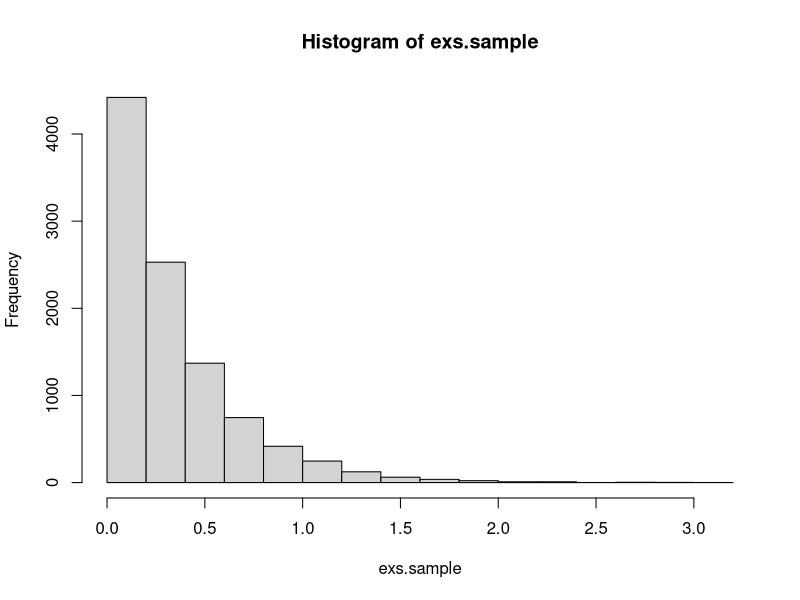
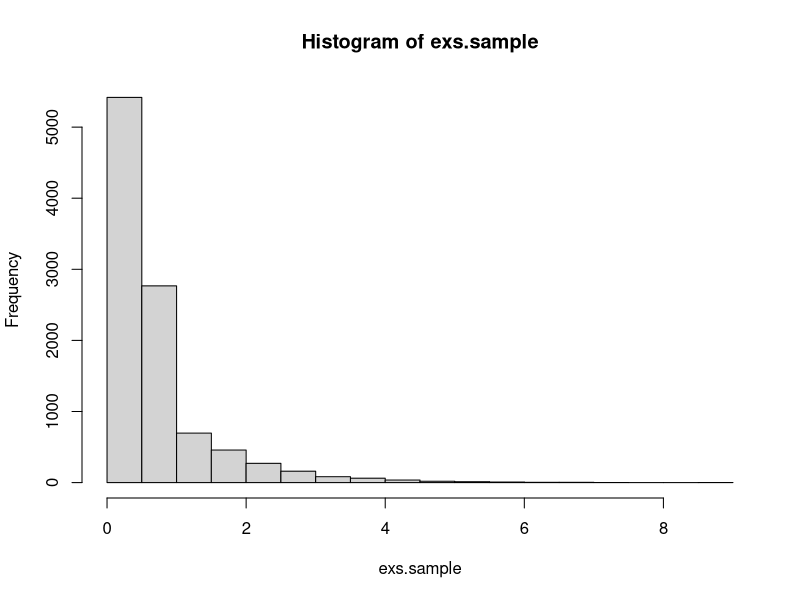
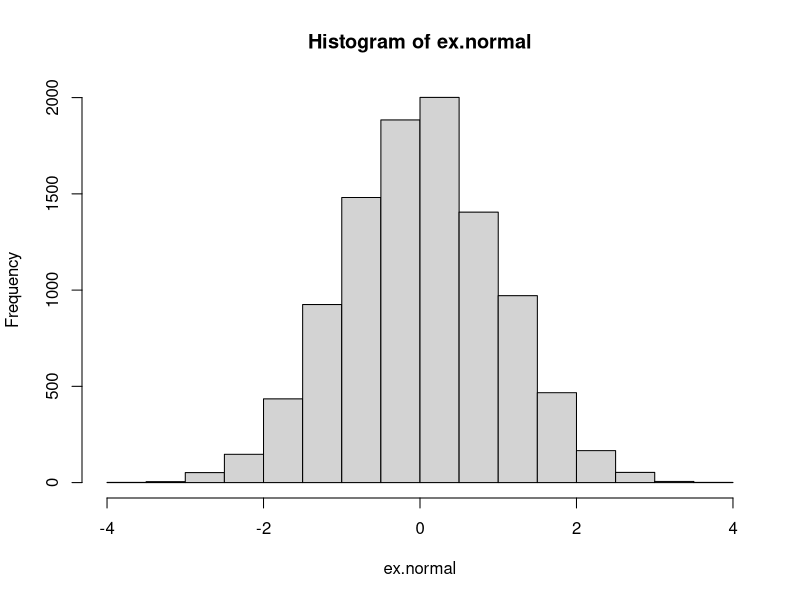
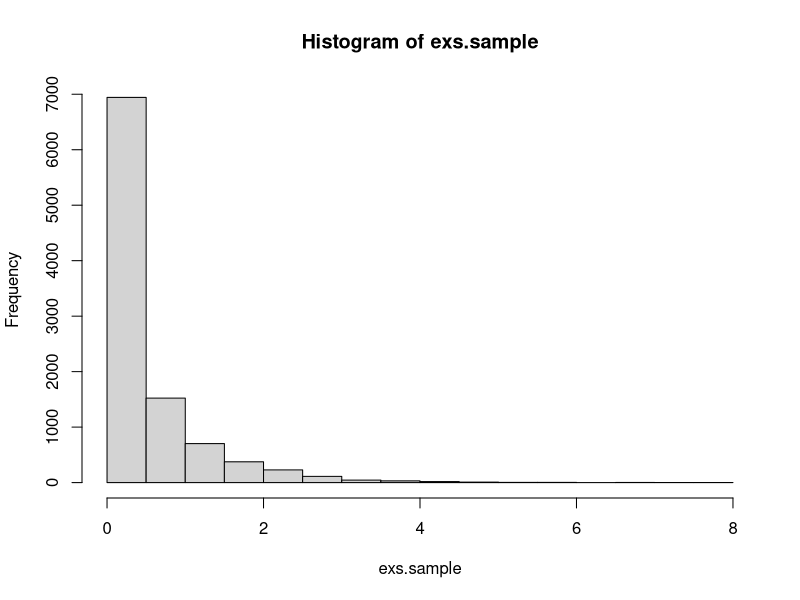
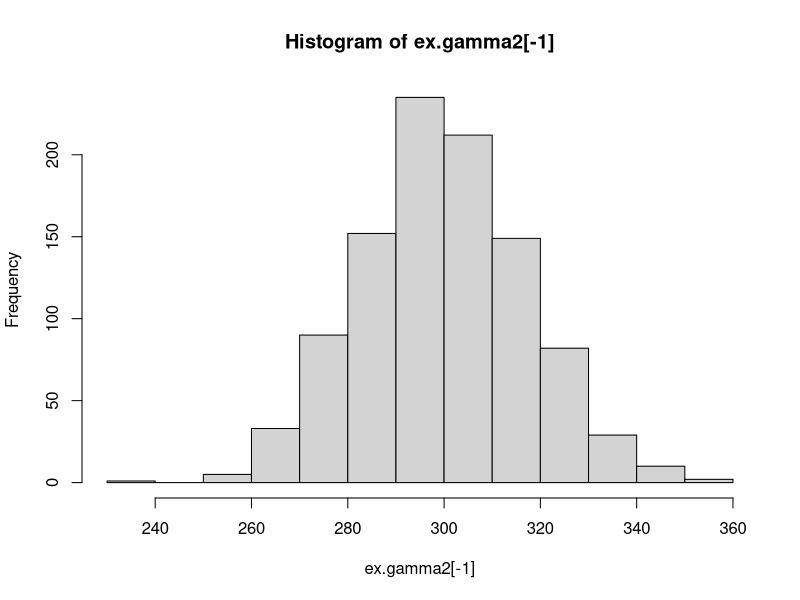
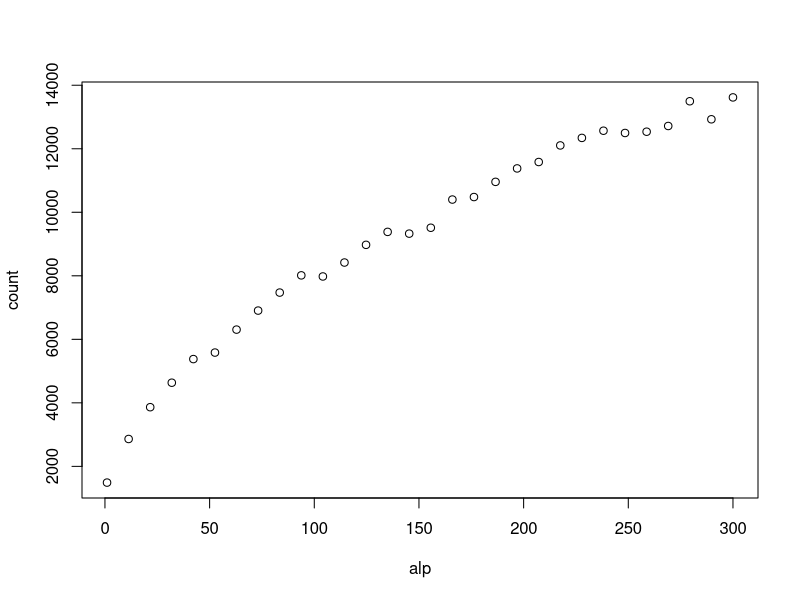
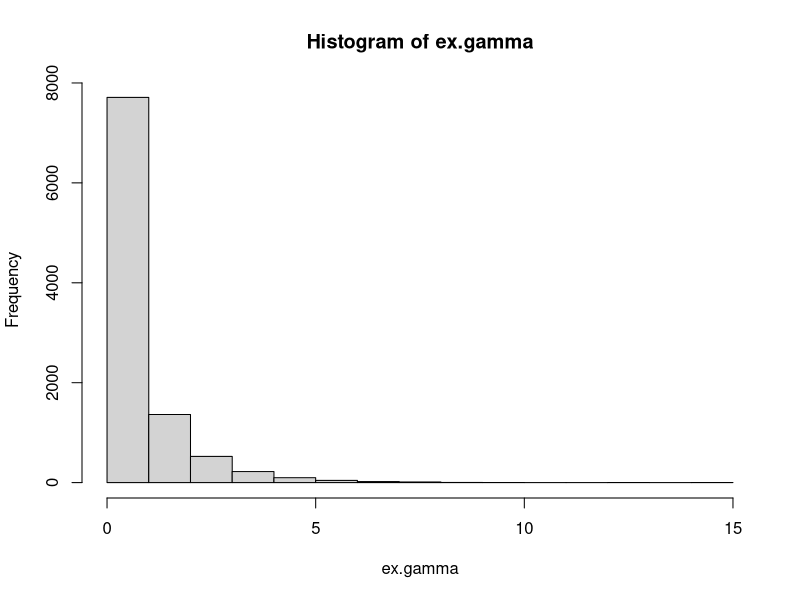
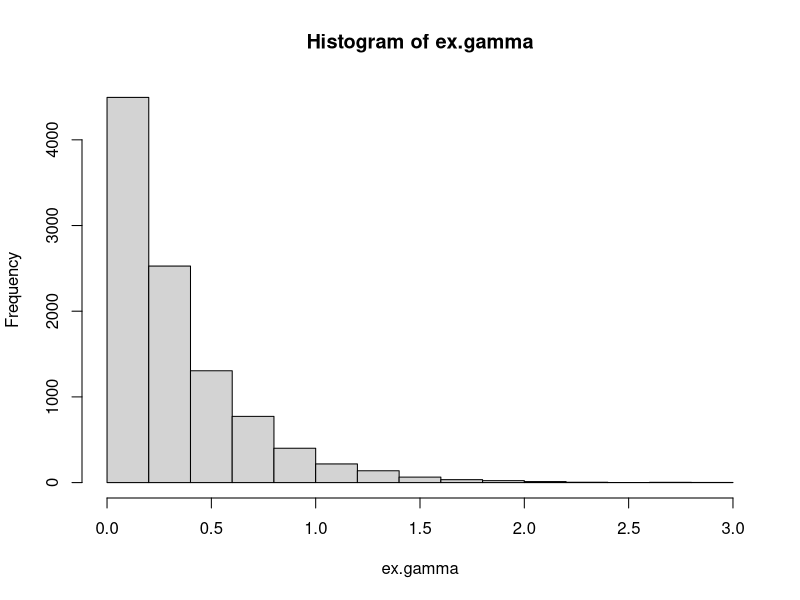

Write R code to recreate these figures, in order.
## ---- chunk 1
knitr::opts_chunk$set(echo = TRUE)
## ---- chunk 2
#This function returns a vector of n independent samples from the exponential distribution with rate parameter lam, generated from the inverse cumulative distribution. 
random.exp <- function(n,lam){
  return(-1/lam * log(runif(n)))
}
## ---- chunk 3
#Testing function
test.function <- function(n,func,arg,amean,avar){
  exs.sample=func(n,arg)
  cat("Empirical mean:", mean(exs.sample), "Analytical mean:",amean, "\n")
  cat("Empirical variance:", var(exs.sample), "Analytical variance:",avar,"\n")
  hist(exs.sample)
}

lam <- 3
test.function(10000,random.exp,lam,1/lam,1/lam^2)

## ---- chunk 4

#Function for normalising constant in g distribution given parameter a (alpha).
c.g <- function(a){
  return (a*exp(1)/(a+exp(1)))
}

#This function returns a vector of n independent samples from the g distribution with parameter a (=alpha), generated from the inverse cumulative distribution. 
random.g <- function(n,a){
  c <- c.g(a) #Normalising constant
  u <- runif(n)
  x <- rep(0,n)
  for (i in 1:n){
    if (u[i]<c/a){
      x[i] <- (a*u[i]/c)^(1/a)
    }
    else{
      x[i] <- (-log(1/a + exp(-1) - u[i]/c))
    }
  }
  return(x)
}

## ---- chunk 5

#Testing funtion
a <- .6
c <- c.g(a)
g.mean <- c/(a+1)+2*c*exp(-1) #analytical mean
g.var <- c*(1/(a+2)+ 5*exp(-1)) - g.mean^2 #analytical variance
test.function(10000,random.g,a,g.mean,g.var)
## ---- chunk 6
#This function returns a vector of n independent samples from the standard normal distribution, generated by the Box-Müller algorithm
random.norm <- function(n){
  x1 <- runif(n)*2*pi
  x2 <- random.exp(n,.5)
  return(sqrt(x2)*cos(x1))
}

#Testing function
ex.normal=random.norm(10000)
cat("Empirical mean:", mean(ex.normal), "Analytical mean:",0.0, "\n")
cat("Empirical variance:", var(ex.normal), "Analytical variance:",1.0,"\n")
hist(ex.normal)
## ---- chunk 7
#This function returns a sample from the d-variate normal distribution with mean mu and covariance S, transformed from standard normal samples. 
random.multinorm <- function(d,mu,S){
  x <- random.norm(d)
  A <- t(chol(S)) #transpose to get lower triangular cholesky matrix
  return(mu + A%*%x)
}

#Testing function
d = 3
N = 10000
sigma <- cbind(c(3,1,0), c(1,3,1), c(0,1,3)) #if d=3
# sigma <- cbind(c(2,1),c(1,2))                  #if d=2
mu <- seq(1,d)
multinormal.sample <- matrix(NA,N,d)
for (i in 1:N){
  multinormal.sample[i,] <- random.multinorm(d, mu, sigma)
}
mu
colMeans(multinormal.sample)
sigma
var(multinormal.sample)
## ---- chunk 8
#Acceptance probability
accept_prob <- function(x,a){ 
  if (x<1)
      return (exp(-x))
    else 
      return (x^(a-1))
}
## ---- chunk 9
#This function returns a vector of n independent samples from the gamma distribution with 0<a<1, beta=1, generated by the Rejection sampling
random.gamma1 <- function(n,a){ 
  x=rep(0,n)
  for (i in 1:n){
    finish = 0
    while(finish==0){  
      # Sample from the proposal distribution, g(x) (x>=0)
      sample.x = random.g(1,a)
      # Compute the acceptance probability alpha
      alpha=accept_prob(sample.x,a)
      # Generate a helping variable U from a uniform(0,1)
      u = runif(1, 0, 1)
      # Check if we accept it
      if(u <= alpha){
        x[i]=sample.x
        finish=1
      }
    }
  }
  return (x)
}

#Testing function
alpha=0.5
test.function(10000,random.gamma1,alpha,alpha,alpha)
## ---- chunk 10
a <- function(alpha){ 
  return (sqrt((alpha-1)^(alpha-1)*exp(-alpha+1)))
}

b <- function(alpha){ #b+
  return (sqrt((alpha+1)^(alpha+1)*exp(-alpha-1)))
}

logf <- function(u,alpha){ #log of f* with u=log(x)
  return (u*(alpha-1)-exp(u))
}

sample <- function(ab){ #This function sample from the distribution of log(x), using the invers of the cumulative distribution. 
  u=log(runif(1,0,1))
  return (ab+u)
}
## ---- chunk 11
#This function returns a vector of n independent samples from the gamma distribution with a>1, beta=1, generated by the ratio of uniforms method on log-scale. 
random.gamma2 <- function(n,alpha){
  count=0 #count how many tries the algorithm needs to generate n realisations
  x=rep(0,n)
  a=log(((alpha-1)/exp(1))^((alpha-1)/2))
  b=log(((alpha+1)/exp(1))^((alpha+1)/2))
  for (i in 1:n){
    inside=FALSE
    while (inside==FALSE){
      u1=sample(a) 
      u2=sample(b)
      u=u2-u1
      test=0.5*logf(u,alpha)
      inside=test>=u1 
      count=count+1
    }
    x[i] = u
  }
  vec=c(count,exp(x)) #count + n realisations
}

#Testing function 
alpha=300 #FUNKER IKKE FOR ALPHA>300......
ex.gamma2=random.gamma2(1000,alpha)
cat("Empirical mean:",mean(ex.gamma2[-1]), "Analytical mean:",alpha, "\n")
cat("Empirical variance:", var(ex.gamma2[-1]), "Analytical variance:",alpha,"\n")
hist(ex.gamma2[-1])
## ---- chunk 12
#Generate a plot with values of alpha on the x-axis and the number of tries used on the y-axis. 
plot.count <- function(nsample, n){
  count=rep(0,n)
  alp=seq(1,300,length.out=n)
  for (i in 1:n){
    alpha=alp[i]
    c=random.gamma2(nsample,alpha)[1]
    count[i]=c
  }
  plot(alp,count)
}
plot.count(1000,30)
## ---- chunk 13
##This function returns a vector of n independent samples from the gamma distribution with parameters alpha and beta. 
random.gamma <- function(n, alpha, beta){
  if (alpha==1){
    x=random.exp(n,alpha) #sample from exponential distribution
  }
  else if (alpha<1){
    x=random.gamma1(n,alpha) 
  }
  else {
    x=random.gamma2(n,alpha)[-1] #ignoring the first element, which is the number of tries. 
  }
  return (x/beta) #Transform from x-Ga(alpha,1) to x/beta-Ga(alpha,beta)
}

#Testing function 
test.gamma <- function(n,alpha, beta){
  ex.gamma=random.gamma(n,alpha,beta)
  amean=alpha/beta #analytical mean
  avar=alpha/beta^2 #analytical variance
  cat("Empirical mean:", mean(ex.gamma), "Analytical mean:",amean, "\n")
  cat("Empirical variance:", var(ex.gamma), "Analytical variance:",avar,"\n")
  hist(ex.gamma)
}

test.gamma(10000,alpha=0.5,beta=0.7)
test.gamma(10000,alpha=1,beta=3) 
test.gamma(10000,alpha=4,beta=10)
## ---- chunk 14
##This function generates one realisation from Dirichlet distribution with parameter vector alpha.
random.dirichlet <- function(alpha){
  K <- length(alpha)
  z <- rep(0,K)
  for (i in 1:K)
    z[i] <- random.gamma(1,alpha[i],1) #n,shape,rate
  v <- sum(z)
  return (z/v)
}

N_dir <- 1000
alpha <- c(.1, .5, .1, .3, .8)
K <- length(alpha)
dirichlet.sample <- matrix(1,N_dir,K)
for (i in 1:N_dir){
  dirichlet.sample[i,] <- random.dirichlet(alpha)
}
## ---- chunk 15
alphasum <- sum(alpha)
#Empirical mean
colMeans(dirichlet.sample)
#Analytical mean
alpha1 <- alpha/alphasum
alpha1
#Empirical variance
diag(var(dirichlet.sample))
#Analytical variance
alpha1*(1-alpha1)/(1+alphasum)
## ---- chunk 16
f <- function(theta){
  return ((2+theta)^125*(1-theta)^(18+20)*theta^34)
}

res = optimise(f, interval = c(0,1),maximum=TRUE) 
  
logf <- function(theta){
  return (log((2+theta)^125*(1-theta)^(18+20)*theta^34))
}

cf <- function(theta){
  return ((2+theta)^125*(1-theta)^(18+20)*theta^34) / f(15/394+sqrt(53809)/394)
}

theta_new_f <- function(theta){
  return (theta*new_f(theta))
}

new_f <- function(theta){
  return (((2+theta)^125*(1-theta)^(18+20)*theta^34)/as.numeric(integrate(f,0,1)[1]))
}
## ---- chunk 17
#This algorithm simulate from f(theta|y) using a uniform density as the proposal density, rejection sampling.
random.multinomial <- function(n){
  x.out <- rep(NA,n)
  rejections <- 0
  for (i in 1:n){
    finished <- FALSE
    c <- res$objective #f(15/394+sqrt(53809)/394)
    while(!finished){
      x <- runif(1) #sample from the proposal distribution, U(0,1)
      alpha <- f(x) / c #compute the acceptance probability alpha
      u <- runif(1) #generate a helping variable U from a uniform(0,1)
      if (u <= alpha){
        finished <- TRUE
      }
      else{
        rejections = rejections + 1
      }
    }
    x.out[i] <- x
  }
  cat(rejections,"rejections out of",(n+rejections),"trials.(",(rejections)/(n+rejections)*100, "% )")
  return (x.out)
}

test <- random.multinomial(10000)
mean(test)
var(test)
hist(test, prob=TRUE)
xlin <- seq(0,1,.01)
lines(new_f(xlin))
curve(new_f,0,1)


newc <- integrate(f, 0, 1)
integrate(theta_new_f,0,1)


importance_sampling <- function(n){ #mulig vi ikke kan bruke self-normalizing? 
  x <- random.multinomial(n)
  mu <- sum(x*(1-x)^4/f(x))/sum((1-x)^4/f(x))
  print(mu)
  mu1 <- sum(x*(1-x)^4)/sum((1-x)^4) #med f(x)=1 - prior istedenfor posterior?
  print(mu1)
  print(mean(x))
  return(mu)
}

test2 <- importance_sampling(10000)
test2
